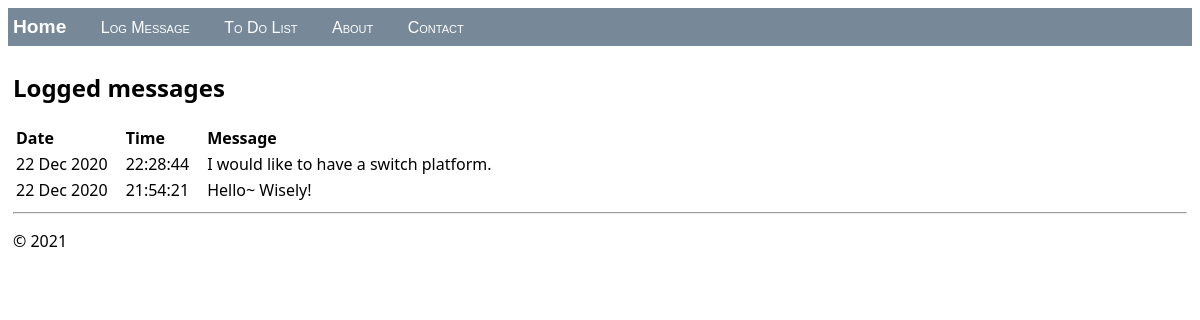
The page / on the database its author committed.
### hello/models.py (models this page shows, shortened)
class LogMessage(models.Model):
    message = models.CharField(max_length=300)
    log_date = models.DateTimeField("date logged")

### hello/views.py (the view)
class HomeListView(ListView):
    model = LogMessage
    def get_context_data(self, **kwargs):
        context = super(HomeListView, self).get_context_data(**kwargs)
        return context

### hello/templates/hello/home.html (shortened to what this page needs)
{% extends "hello/layout.html" %}
{% block content %}
    <h2>Logged messages</h2>
    {% if message_list %}
        <table class="message_list">
            <thead>
            <tr>
                <th>Date</th>
                <th>Time</th>
                <th>Message</th>
            </tr>
            </thead>
            <tbody>
            {% for message in message_list %}
                <tr>
                    <td>{{ message.log_date | date:'d M Y' }}</td>
                    <td>{{ message.log_date | time:'H:i:s' }}</td>
                    <td>
                        {{ message.message }}
                    </td>
                </tr>
            {% endfor %}
            </tbody>
        </table>
    {% else %}
        <p>No messages have been logged. Use the <a href="{% url 'log' %}">Log Message form</a>.</p>
    {% endif %}
{% endblock %}

### hello/static/hello/site.css (style rules this page uses)
.message_list th,td { text-align: left; padding-right: 15px; }
.to_do_list th,td { text-align: left; padding-right: 15px; }

### rows shown on the page
LogMessage: log_date "22 Dec 2020", log_date "22:28:44", message "I would like to have a switch platform."
LogMessage: log_date "22 Dec 2020", log_date "21:54:21", message "Hello~ Wisely!"
